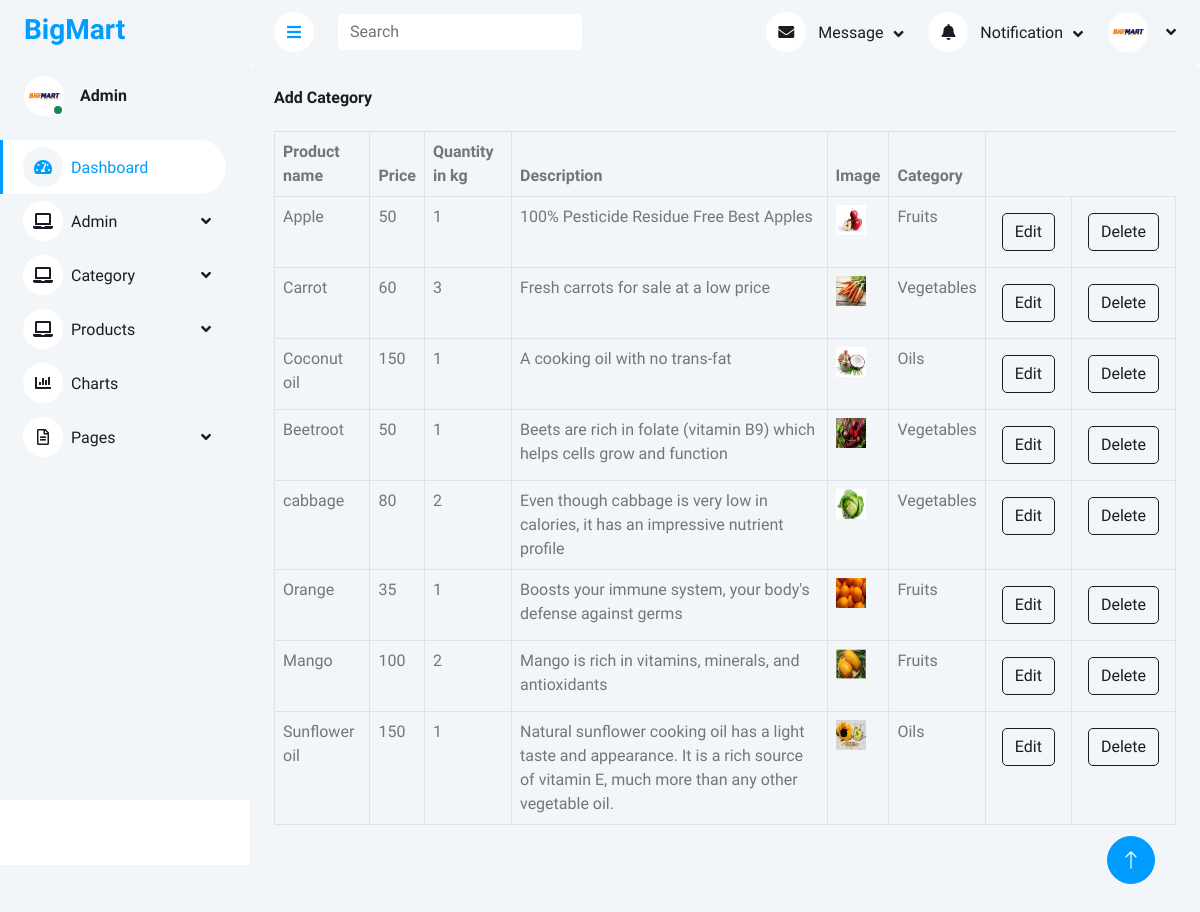
The page /indexapp/display_pdts/ on the database its author committed.
### indexapp/models.py (models this page shows)
class Products(models.Model):
    P_Name=models.CharField(max_length=15,null=True,blank=True)
    Price=models.IntegerField(null=True,blank=True)
    Qty=models.IntegerField(null=True,blank=True)
    Descr=models.CharField(max_length=30,null=True,blank=True)
    P_Image=models.ImageField(upload_to="profile",null=True,blank=True)
    Category=models.CharField(max_length=15,null=True,blank=True)

### indexapp/views.py (the view)
# urls.py: path('display_pdts/',views.display_pdts,name="display_pdts"),
def display_pdts(request):
    data=Products.objects.all()
    return render(request,"display_pdts.html",{'data':data})

### indexapp/templates/display_pdts.html (shortened to what this page needs)
<!DOCTYPE html>
{% extends 'index.html' %}
{% block content %}
<html lang="en">
<head>
</head>
<body>
      <div class="bg-light rounded h-100 p-4">
                            <h6 class="mb-4">Add Category</h6>
                            <table class="table table-bordered">
                                <thead>
                                    <tr>
                                        <th scope="col"> Product name</th>
                                        <th scope="col"> Price</th>
                                        <th scope="col"> Quantity in kg</th>
                                        <th scope="col">Description</th>
                                        <th scope="col"> Image </th>
                                        <th scope="col">Category</th>
                                    </tr>
                                </thead>
                                <tbody>
                                    {% for d in data %}
                                        <tr>
                                            <td>{{ d.P_Name }}</td>
                                            <td>{{ d.Price }}</td>
                                            <td>{{ d.Qty }}</td>
                                            <td>{{ d.Descr }}</td>
                                            <td>
                                                <img src="{{ d.P_Image.url }}" width="30px" height="30px">
                                            </td>
                                            <td>{{ d.Category }}</td>
                                            <td>
                                                <form method="post" action="{% url 'edit_pdts' dataid=d.id %}" enctype="multipart/form-data">
                                                    <button type="submit"  class="btn btn-outline-dark m-2">Edit</button>
                                                </form>
                                            </td>
                                            <td>
                                                <form method="post" action="{% url 'del_pdt' dataid=d.id %}" enctype="multipart/form-data">
                                                    <button type="submit" class="btn btn-outline-dark m-2">Delete</button>
                                                </form>
                                            </td>
                                        </tr>
                                    {% endfor %}
                                </tbody>
                            </table>
                        </div>
</body>
</html>
{% endblock %}

### indexapp/static/css/style.css (style rules this page uses)
:root { --primary: #009CFF; --light: #F3F6F9; --dark: #191C24; }
.btn { transition: .5s; }

### rows shown on the page
Products: P_Name "Apple", Price "50", Qty "1", Descr "100% Pesticide Residue Free Best Apples", P_Image (picture), Category "Fruits"
Products: P_Name "Carrot", Price "60", Qty "3", Descr "Fresh carrots for sale at a low price", P_Image (picture), Category "Vegetables"
Products: P_Name "Coconut oil", Price "150", Qty "1", Descr "A cooking oil with no trans-fat", P_Image (picture), Category "Oils"
Products: P_Name "Beetroot", Price "50", Qty "1", Descr "Beets are rich in folate (vitamin B9) which helps cells grow and function", P_Image (picture), Category "Vegetables"
Products: P_Name "cabbage", Price "80", Qty "2", Descr "Even though cabbage is very low in calories, it has an impressive nutrient profile", P_Image (picture), Category "Vegetables"
Products: P_Name "Orange", Price "35", Qty "1", Descr "Boosts your immune system, your body's defense against germs", P_Image (picture), Category "Fruits"
Products: P_Name "Mango", Price "100", Qty "2", Descr "Mango is rich in vitamins, minerals, and antioxidants", P_Image (picture), Category "Fruits"
Products: P_Name "Sunflower oil", Price "150", Qty "1", Descr "Natural sunflower cooking oil has a light taste and appearance. It is a rich source of vitamin E, much more than any other vegetable oil.", P_Image (picture), Category "Oils"
